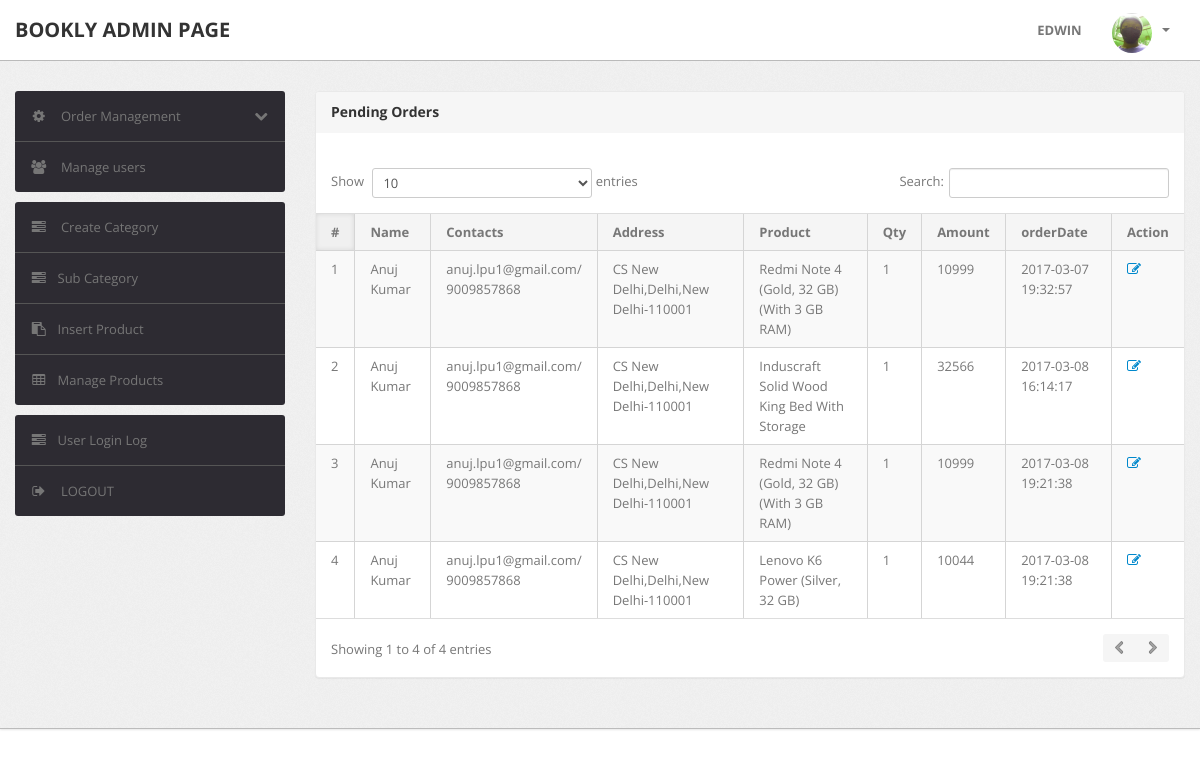
The app's page /admin/pending-orders.php (signed in), older data.
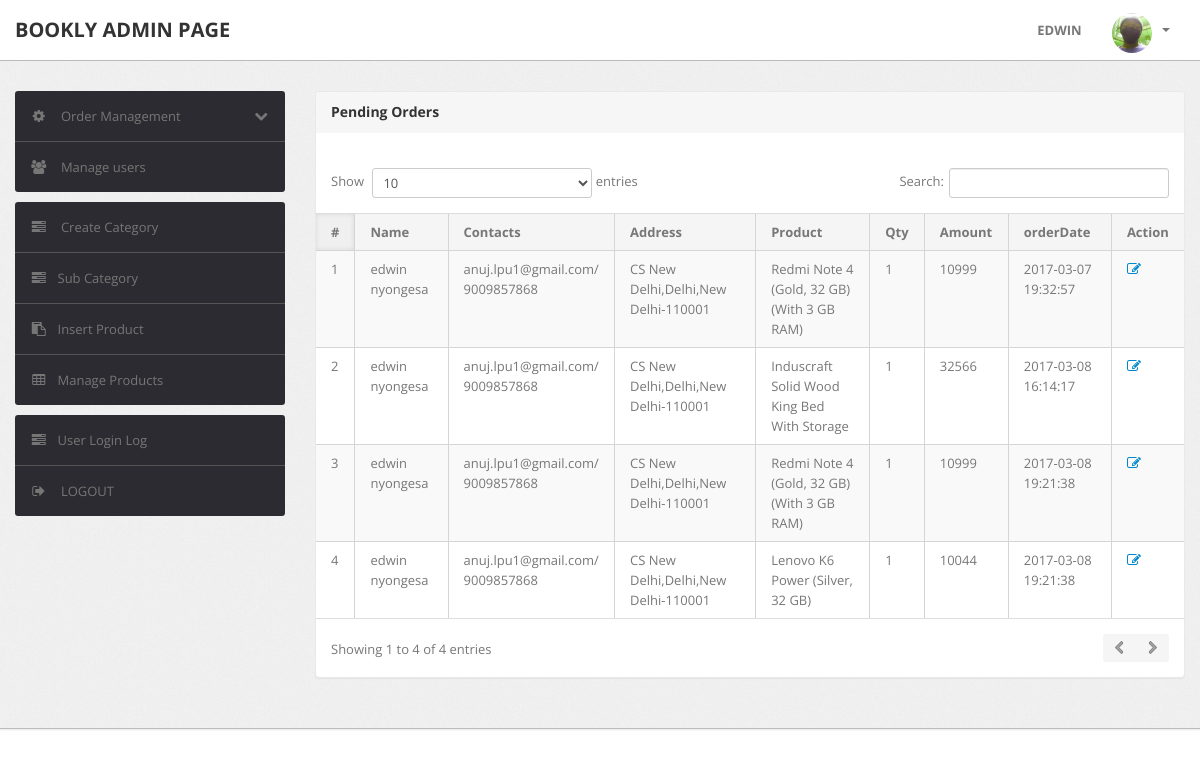
The same page, newer data.
### tables this page shows
CREATE TABLE `orders` (
  `id` int(11) NOT NULL,
  `userId` int(11) DEFAULT NULL,
  `productId` varchar(255) DEFAULT NULL,
  `quantity` int(11) DEFAULT NULL,
  `orderDate` timestamp NOT NULL DEFAULT CURRENT_TIMESTAMP,
  `paymentMethod` varchar(50) DEFAULT NULL,
  `orderStatus` varchar(55) DEFAULT NULL
);

CREATE TABLE `users` (
  `id` int(11) NOT NULL,
  `name` varchar(255) DEFAULT NULL,
  `email` varchar(255) DEFAULT NULL,
  `contactno` bigint(11) DEFAULT NULL,
  `password` varchar(255) DEFAULT NULL,
  `shippingAddress` longtext,
  `shippingState` varchar(255) DEFAULT NULL,
  `shippingCity` varchar(255) DEFAULT NULL,
  `shippingPincode` int(11) DEFAULT NULL,
  `billingAddress` longtext,
  `billingState` varchar(255) DEFAULT NULL,
  `billingCity` varchar(255) DEFAULT NULL,
  `billingPincode` int(11) DEFAULT NULL,
  `regDate` timestamp NOT NULL DEFAULT CURRENT_TIMESTAMP,
  `updationDate` varchar(255) DEFAULT NULL
);

CREATE TABLE `products` (
  `id` int(11) NOT NULL,
  `category` int(11) NOT NULL,
  `subCategory` int(11) DEFAULT NULL,
  `productName` varchar(255) DEFAULT NULL,
  `productCompany` varchar(255) DEFAULT NULL,
  `productPrice` int(11) DEFAULT NULL,
  `productPriceBeforeDiscount` int(11) DEFAULT NULL,
  `productDescription` longtext,
  `productImage1` varchar(255) DEFAULT NULL,
  `productImage2` varchar(255) DEFAULT NULL,
  `productImage3` varchar(255) DEFAULT NULL,
  `shippingCharge` int(11) DEFAULT NULL,
  `productAvailability` varchar(255) DEFAULT NULL,
  `postingDate` timestamp NULL DEFAULT CURRENT_TIMESTAMP,
  `updationDate` varchar(255) DEFAULT NULL
);

### admin/pending-orders.php (the view, shortened to what this page needs)
<?php
include('include/config.php');
if (strlen($_SESSION['alogin']) == 0) {
	header('location:index.php');
} else {
?>
	<!DOCTYPE html>
	<html lang="en">
	<head>
		<link type="text/css" href="bootstrap/css/bootstrap.min.css" rel="stylesheet">
		<link type="text/css" href="bootstrap/css/bootstrap-responsive.min.css" rel="stylesheet">
		<link type="text/css" href="css/theme.css" rel="stylesheet">
		<link type="text/css" href="images/icons/css/font-awesome.css" rel="stylesheet">
	</head>
	<body>
		<?php include('include/header.php'); ?>
		<div class="wrapper">
			<div class="container">
				<div class="row">
					<?php include('include/sidebar.php'); ?>
					<div class="span9">
						<div class="content">
							<div class="module">
								<div class="module-head">
									<h3>Pending Orders</h3>
								</div>
								<div class="module-body table">
									<br />
									<table cellpadding="0" cellspacing="0" border="0" width="100%" class="datatable-1 table table-bordered table-striped	 display table-responsive">
										<thead>
											<tr>
												<th>#</th>
												<th> Name</th>
												<th width="30">Contacts</th>
												<th>Address</th>
												<th>Product </th>
												<th>Qty </th>
												<th>Amount </th>
												<th>orderDate</th>
												<th>Action</th>
											</tr>
										</thead>
										<tbody>
											<?php
											$status = 'Delivered';
											$query = mysqli_query($con, "select users.name as username,users.email as useremail,users.contactno as usercontact,users.shippingAddress as shippingaddress,users.shippingCity as shippingcity,users.shippingState as shippingstate,users.shippingPincode as shippingpincode,products.productName as productname,products.shippingCharge as shippingcharge,orders.quantity as quantity,orders.orderDate as orderdate,products.productPrice as productprice,orders.id as id  from orders join users on  orders.userId=users.id join products on products.id=orders.productId where orders.	orderStatus!='$status' or orders.orderStatus is null");
											$cnt = 1;
											while ($row = mysqli_fetch_array($query)) {
											?>
												<tr>
													<td><?php echo htmlentities($cnt); ?></td>
													<td><?php echo htmlentities($row['username']); ?></td>
													<td><?php echo htmlentities($row['useremail']); ?>/<br><?php echo htmlentities($row['usercontact']); ?></td>
													<td><?php echo htmlentities($row['shippingaddress'] . "," . $row['shippingcity'] . "," . $row['shippingstate'] . "-" . $row['shippingpincode']); ?></td>
													<td><?php echo htmlentities($row['productname']); ?></td>
													<td><?php echo htmlentities($row['quantity']); ?></td>
													<td><?php echo htmlentities($row['quantity'] * $row['productprice'] + $row['shippingcharge']); ?></td>
													<td><?php echo htmlentities($row['orderdate']); ?></td>
													<td> <a href="updateorder.php?oid=<?php echo htmlentities($row['id']); ?>" disabled title="Update order" target="_blank"><i class="icon-edit" color="green"></i></a>
													</td>
												</tr>
											<?php $cnt = $cnt + 1;
											} ?>
										</tbody>
									</table>
								</div>
							</div>
						</div>
					</div>
				</div>
			</div>
		</div>
	</body>
<?php } ?>

### admin/include/header.php (shortened to what this page needs)
<div class="navbar navbar-fixed-top">
		<div class="navbar-inner">
			<div class="container">
			  	<a class="brand" href="index.html">
			  		BOOKLY ADMIN PAGE
			  	</a>
				<div class="nav-collapse collapse navbar-inverse-collapse">
					<ul class="nav pull-right">
						<li><a href="#">
							EDWIN
						</a></li>
						<li class="nav-user dropdown">
							<a href="#" class="dropdown-toggle" data-toggle="dropdown">
								<img src="images/me.jpg" class="nav-avatar" />
								<b class="caret"></b>
							</a>
						</li>
					</ul>
				</div>
			</div>
		</div>
	</div>

### admin/include/sidebar.php (shortened to what this page needs)
              <div class="span3">
	       <div class="sidebar">
                         <ul class="widget widget-menu unstyled">
			 <li>
				<a class="collapsed" data-toggle="collapse" href="#togglePages">
					<i class="menu-icon icon-cog"></i>
					<i class="icon-chevron-down pull-right"></i><i class="icon-chevron-up pull-right"></i>
					Order Management
				</a>
			</li>
			<li>
				<a href="manage-users.php">
					<i class="menu-icon icon-group"></i>
					Manage users
				</a>
			</li>
		</ul>
		<ul class="widget widget-menu unstyled">
                            <li><a href="category.php"><i class="menu-icon icon-tasks"></i> Create Category </a></li>
                            <li><a href="subcategory.php"><i class="menu-icon icon-tasks"></i>Sub Category </a></li>
                            <li><a href="insert-product.php"><i class="menu-icon icon-paste"></i>Insert Product </a></li>
                            <li><a href="manage-products.php"><i class="menu-icon icon-table"></i>Manage Products </a></li>
                    </ul>
		<ul class="widget widget-menu unstyled">
			<li><a href="user-logs.php"><i class="menu-icon icon-tasks"></i>User Login Log </a></li>
			<li>
				<a href="logout.php">
					<i class="menu-icon icon-signout"></i>
					LOGOUT
				</a>
			</li>
		</ul>
	</div>
</div>

Row changes from the older to the newer data that the page shows:
changed through a linked row, orders (number 1 of 4 on the later page): userId.name "Anuj Kumar" → "edwin nyongesa"
changed through a linked row, orders "Induscraft Solid Wood King Bed With Storage": userId.name "Anuj Kumar" → "edwin nyongesa"
changed through a linked row, orders (number 3 of 4 on the later page): userId.name "Anuj Kumar" → "edwin nyongesa"
changed through a linked row, orders "Lenovo K6 Power (Silver, 32 GB)": userId.name "Anuj Kumar" → "edwin nyongesa"
